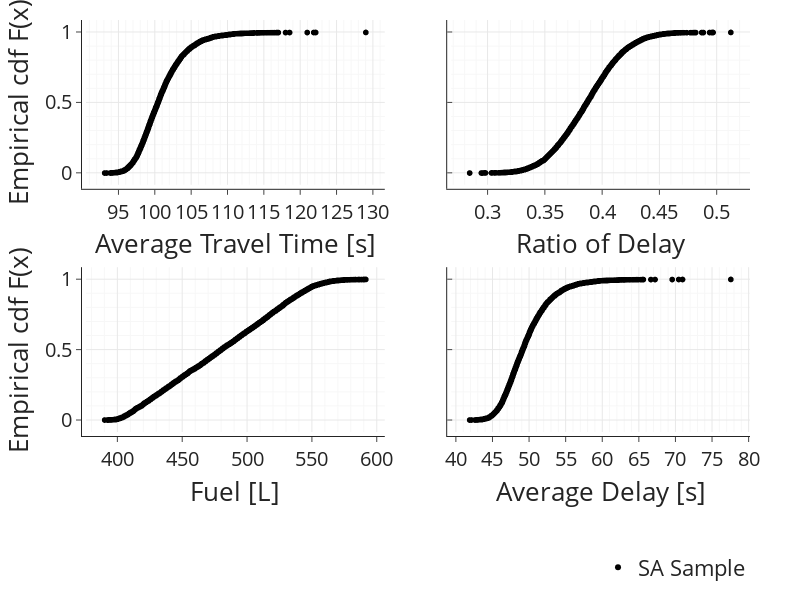

The cell this chart's notebook holds for it:
### Code cell
import plotly.express as px
from plotly.subplots import make_subplots


results_df = SAs['08.25.2022_17.06.15'].results


def myround(x, base=5):
    return base * round(x / base)


px_fig = px.ecdf(
    results_df,
    x="Fuel_Gal",
    markers=True,
    lines=False,
    marginal="histogram",
)


fig = make_subplots(
    rows=2, cols=2, start_cell="bottom-left", shared_yaxes=True, vertical_spacing=0.2
)

for i, (p_name, name) in enumerate(
    [
        (
            "Fuel [L]",
            "Fuel_L",
        ),
        ("Average Delay [s]", "all_delay_average"),
        ("Average Travel Time [s]", "all_travel_time_average"),
        ("Ratio of Delay", "timeloss_ratio"),
    ]
):
    px_fig = px.ecdf(
        results_df,
        x=name,
        markers=True,
        lines=False,
        marginal="histogram",
        # name="Simulation Data",
    )
    trace = px_fig.data[0]
    trace.marker.color = "black"
    trace.showlegend = i == 0
    trace.name = "SA Sample"

    fig.add_trace(trace, row=i // 2 + 1, col=i % 2 + 1)

   

    _b = 5 if results_df[name].max() > 5 else 0.1
    dtick = myround((results_df[name].max() - results_df[name].min()) / _b, _b)
    fig.update_layout(
        **{
            "xaxis"
            if i < 1
            else f"xaxis{i+1}": dict(
                title=p_name,
                nticks=10,
                showgrid=True,
                minor_showgrid=True,
                tickfont=dict(
                    size=20,
                ),
            ),
            "yaxis"
            if i < 1
            else f"yaxis{i+1}": dict(
                showgrid=True,
                minor_showgrid=True,
                ticks="outside" if i % 2 < 1 else "inside",
                title="Empirical cdf F(x)" if i % 2 < 1 else None,
                tickfont=dict(
                    size=20,
                ),
            ),
        }
    )  # range=_range, dtick=dtick,


fig.update_layout(
    template="simple_white",
    font_family="Open Sans",
    font_size=22,
    height=600,
    width=800,
    margin=dict(l=50, r=50, b=20, t=20, pad=4),
    legend=dict(yanchor="bottom", y=-0.38, xanchor="right", x=1, orientation="h"),
)


fig.update_annotations(font=dict(family="Open Sans", size=22))


fig.show()

### Figure 1 — Plotly figure (JSON) as saved in the notebook; plotly's stock layout.template omitted (floating-point values rounded to 4 significant figures; data arrays with more than 128 entries replaced by an {"elided": "..."} marker saying what was removed)
{"data": [{"hovertemplate": "Fuel_L=%{x}<br>probability=%{y}<extra></extra>", "legendgroup": "", "line": {"dash": "solid", "shape": "hv"}, "marker": {"color": "black", "symbol": "circle"}, "mode": "markers", "name": "SA Sample", "showlegend": true, "type": "scattergl", "x": {"elided": "8000 float values"}, "xaxis": "x", "y": {"elided": "8000 float values"}, "yaxis": "y"}, {"hovertemplate": "all_delay_average=%{x}<br>probability=%{y}<extra></extra>", "legendgroup": "", "line": {"dash": "solid", "shape": "hv"}, "marker": {"color": "black", "symbol": "circle"}, "mode": "markers", "name": "SA Sample", "showlegend": false, "type": "scattergl", "x": {"elided": "8000 float values"}, "xaxis": "x2", "y": {"elided": "8000 float values"}, "yaxis": "y2"}, {"hovertemplate": "all_travel_time_average=%{x}<br>probability=%{y}<extra></extra>", "legendgroup": "", "line": {"dash": "solid", "shape": "hv"}, "marker": {"color": "black", "symbol": "circle"}, "mode": "markers", "name": "SA Sample", "showlegend": false, "type": "scattergl", "x": {"elided": "8000 float values"}, "xaxis": "x3", "y": {"elided": "8000 float values"}, "yaxis": "y3"}, {"hovertemplate": "timeloss_ratio=%{x}<br>probability=%{y}<extra></extra>", "legendgroup": "", "line": {"dash": "solid", "shape": "hv"}, "marker": {"color": "black", "symbol": "circle"}, "mode": "markers", "name": "SA Sample", "showlegend": false, "type": "scattergl", "x": {"elided": "8000 float values"}, "xaxis": "x4", "y": {"elided": "8000 float values"}, "yaxis": "y4"}], "layout": {"font": {"family": "Open Sans", "size": 22}, "height": 600, "legend": {"orientation": "h", "x": 1, "xanchor": "right", "y": -0.38, "yanchor": "bottom"}, "margin": {"b": 20, "l": 50, "pad": 4, "r": 50, "t": 20}, "width": 800, "xaxis": {"anchor": "y", "domain": [0, 0.45], "minor": {"showgrid": true}, "nticks": 10, "showgrid": true, "tickfont": {"size": 20}, "title": {"text": "Fuel [L]"}}, "xaxis2": {"anchor": "y2", "domain": [0.55, 1], "minor": {"showgrid": true}, "nticks": 10, "showgrid": true, "tickfont": {"size": 20}, "title": {"text": "Average Delay [s]"}}, "xaxis3": {"anchor": "y3", "domain": [0, 0.45], "minor": {"showgrid": true}, "nticks": 10, "showgrid": true, "tickfont": {"size": 20}, "title": {"text": "Average Travel Time [s]"}}, "xaxis4": {"anchor": "y4", "domain": [0.55, 1], "minor": {"showgrid": true}, "nticks": 10, "showgrid": true, "tickfont": {"size": 20}, "title": {"text": "Ratio of Delay"}}, "yaxis": {"anchor": "x", "domain": [0, 0.4], "minor": {"showgrid": true}, "showgrid": true, "tickfont": {"size": 20}, "ticks": "outside", "title": {"text": "Empirical cdf F(x)"}}, "yaxis2": {"anchor": "x2", "domain": [0, 0.4], "matches": "y", "minor": {"showgrid": true}, "showgrid": true, "showticklabels": false, "tickfont": {"size": 20}, "ticks": "inside", "title": {}}, "yaxis3": {"anchor": "x3", "domain": [0.6, 1], "minor": {"showgrid": true}, "showgrid": true, "tickfont": {"size": 20}, "ticks": "outside", "title": {"text": "Empirical cdf F(x)"}}, "yaxis4": {"anchor": "x4", "domain": [0.6, 1], "matches": "y3", "minor": {"showgrid": true}, "showgrid": true, "showticklabels": false, "tickfont": {"size": 20}, "ticks": "inside", "title": {}}}}
